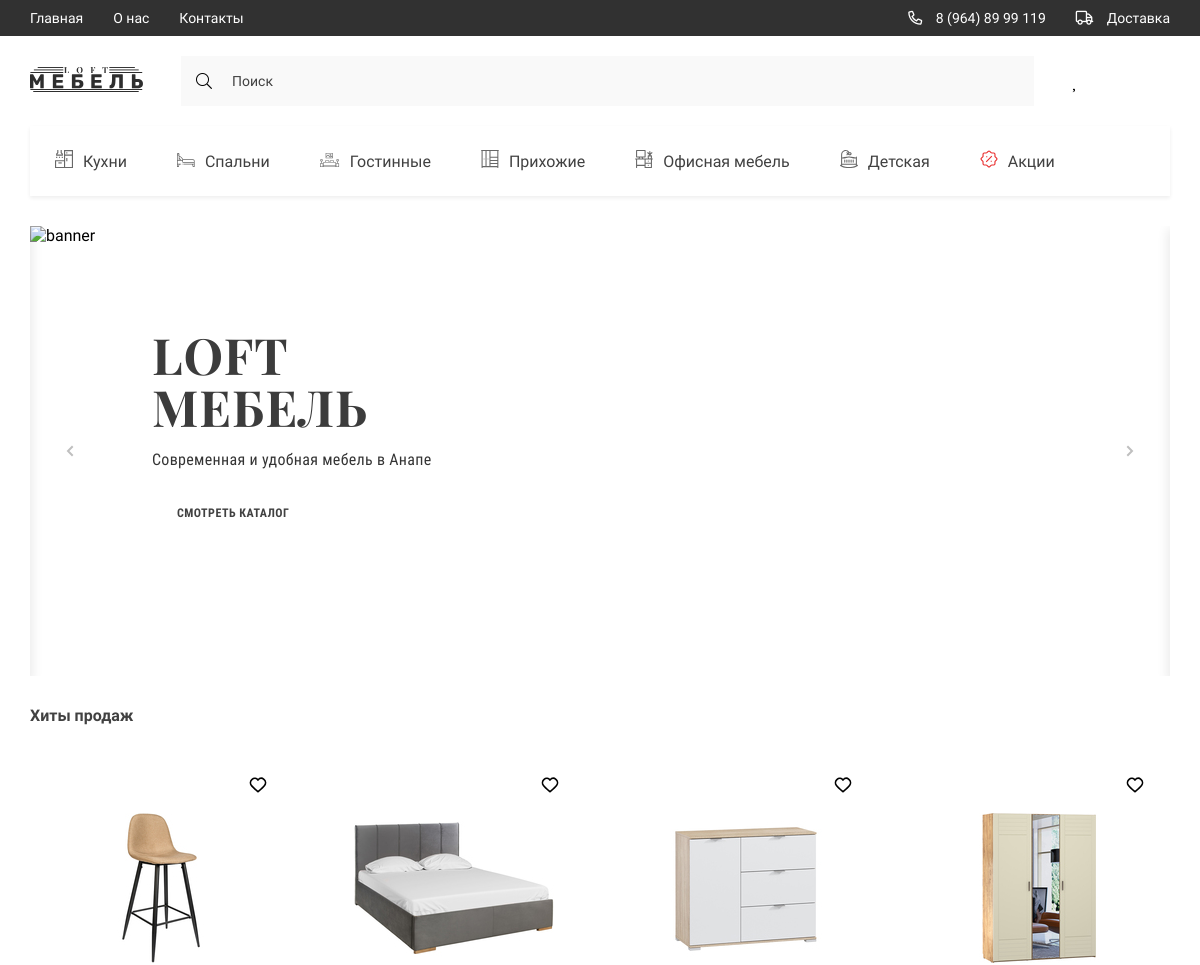
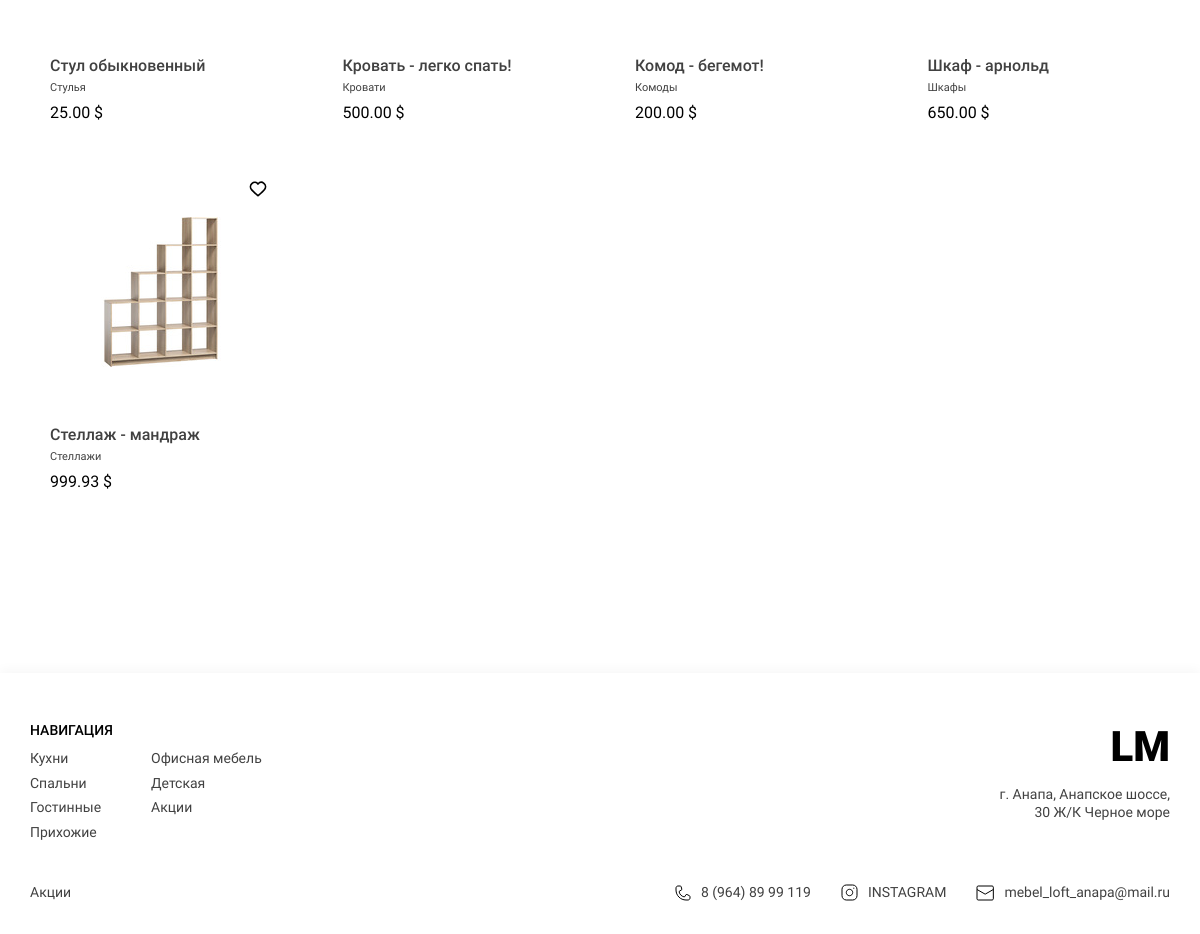
The page / on the database its author committed (2 pictures, top to bottom).
### products/models.py (models this page shows, shortened)
class Subcategory(models.Model):
    name = models.CharField(max_length=150, unique=True)
    icon = models.FileField(upload_to='icons', null=True, blank=True)

class Products(models.Model):
    product_name = models.CharField(max_length=150)
    description = models.TextField()
    price = models.DecimalField(max_digits=6, decimal_places=2)
    quantity = models.PositiveIntegerField(default=0)
    characteristic = models.TextField()
    rating = models.PositiveIntegerField(default=0)
    length = models.CharField(max_length=20, default=0)
    width = models.CharField(max_length=20, default=0)
    height = models.CharField(max_length=20, default=0)
    main_foto = models.ImageField(upload_to='main_product_images', null=True, blank=True)
    category = models.ForeignKey(to=Categories, on_delete=models.CASCADE)

class Categories(models.Model):
    name = models.CharField(max_length=50, unique=True)
    recommended_place_of_using = models.CharField(max_length=50)
    sub_category = models.ManyToManyField(Subcategory)
    def __str__(self):
        return self.name

### products/views.py (the view)
# urls.py: path('', index, name='index'),
def index(request, category_id=None):
    if category_id:
        category_list = Categories.objects.filter(sub_category=category_id)
        product = []
        for category in category_list:
            product_list = Products.objects.filter(category=category)
            for i in product_list:
                if i != None:
                    product.append(i)
    else:
        product = Products.objects.all()
    subcategories = Subcategory.objects.all()
    sub_1 = subcategories[0:4]
    sub_2 = subcategories[4:7]
    sub_3 = subcategories[6]
    context = {
        'title': 'Store',
        'products': product,
        'subcategories': subcategories,
        'sub_1': sub_1,
        'sub_2': sub_2,
        'sub_3': sub_3
    }
    return render(request, 'main_index.html', context)

### products/templates/main_index.html (shortened to what this page needs)
{% extends 'base.html' %}
{% load static %}
{% block categories %}
{% for k in subcategories %}
<li>
    <a href="{% url 'products:filter' k.id %}" class="header__list-links">
        <span class="header__list-img">
            <img src="{{ k.icon.url }}" alt="icons">
        </span>
        {{ k.name }}
    </a>
</li>
{% endfor %}
{% endblock %}
{% block slider %}
<div class="slider" data-infinity="true">
    <div class="sliderLines">
        <div class="slider__item">
            <img src="{% static 'assets/images/banner-1.png' %}" alt="banner" class="slider__img">
            <div class="slider__item-content">
                <h2 class="slider__item-title">loft мебель</h2>
                <p class="slider__item-descr">
                    Современная и удобная мебель в Анапе
                </p>
                <a href="#!" class="slider__item-button">СМОТРЕТЬ КАТАЛОГ</a>
            </div>
        </div>
    </div>
    <div class="slider__btns">
        <button class="btn__prev">
            <img src="{% static 'assets/icons/arrow.svg' %}" alt="arrow">
        </button>
        <button class="btn__next">
            <img src="{% static 'assets/icons/arrow.svg' %}" alt="arrow">
        </button>
    </div>
</div>
{% endblock %}
{% block main %}
<main class="main">
    <div class="container">
        <section class="products">
            <h2 class="products__title">Хиты продаж</h2>
            <div class="products__content">
                {% if products %}
                {% for product in products %}
                <div class="products__item">
                    {% if request.user.is_authenticated %}
                    <a href="{% url 'products:add_favourite' product.id %}" data-id="{{ product.id }}"
                       class="products__item-flex">
                        <svg width="20px" height="20px" viewBox="0 0 24 24" fill="none"
                             xmlns="http://www.w3.org/2000/svg">
                            <path fill-rule="evenodd" clip-rule="evenodd"
                                  d="M12 6.00019C10.2006 3.90317 7.19377 3.2551 4.93923 5.17534C2.68468 7.09558 2.36727 10.3061 4.13778 12.5772C5.60984 14.4654 10.0648 18.4479 11.5249 19.7369C11.6882 19.8811 11.7699 19.9532 11.8652 19.9815C11.9483 20.0062 12.0393 20.0062 12.1225 19.9815C12.2178 19.9532 12.2994 19.8811 12.4628 19.7369C13.9229 18.4479 18.3778 14.4654 19.8499 12.5772C21.6204 10.3061 21.3417 7.07538 19.0484 5.17534C16.7551 3.2753 13.7994 3.90317 12 6.00019Z"
                                  stroke="#000000" stroke-width="2" stroke-linecap="round" stroke-linejoin="round"/>
                        </svg>
                    </a>
                    {% else %}
                    <a href="{% url 'users:registration' %}" data-id="{{ product.id }}"
                       class="products__item-flex">
                    </a>
                    {% endif %}
                    <a href="{% url 'products:product_info' product.id %}"> <img src="{{ product.main_foto.url }}" alt=""
                                                   class="products__item-img"></a>
                    <div class="products__item-text">
                        <h3 class="products__item-title">{{ product.product_name }}</h3>
                        <div class="products__item-desrc">{{ product.category }}</div>
                        <div class="products__item-price">{{ product.price }} $</div>
                    </div>
                </div>
                {% endfor %}
                {% endif %}
            </div>
        </section>
    </div>
</main>
{% endblock %}
{% block li_1 %}
{% for i in sub_1 %}
<li><a href="{% url 'products:filter' i.id %}" class="footer__navigate-links">{{ i.name }}</a></li>
{% endfor %}
{% endblock %}
{% block li_2 %}
{% for i in sub_2 %}
<li><a href="{% url 'products:filter' i.id %}" class="footer__navigate-links">{{ i.name }}</a></li>
{% endfor %}
{% endblock %}
{% block li_3 %}
<li><a href="{% url 'products:filter' sub_3.id %}" class="footer__navigate-links">{{ sub_3.name }}</a></li>
{% endblock %}

### static/style/style.css (style rules this page uses)
:root { --containerWidth: 1140px; --primaryColor: #414141; --primaryFont: 'Roboto'; --mainColor: #245462; }
* { padding: 0; margin: 0; box-sizing: border-box; text-decoration: none; list-style: none; font-family: var(--primaryFont); }
.container { width: 100%; max-width: calc(var(--containerWidth) + 30px); margin: 0 auto; padding: 0 15px; }
.header__list-links { padding: 24px 25px; display: flex; justify-content: center; align-items: center; height: 70px; transition: background .3s linear, color .3s linear; width: max-content; font-family: 'Roboto'; font-size: 16px; line-height: 19px; color: #414141; }
.header__list-links img { margin-right: 10px; min-width: 18px; transition: filter .3s linear; }
.slider { position: relative; height: 450px; display: flex; flex-direction: column; overflow: hidden; }
.sliderLines { flex-grow: 1; height: 100%; position: relative; overflow: hidden; }
.slider__img { width: 100%; height: 100%; object-fit: cover; }
.slider__item { box-shadow: 0px 5px 11px 2px rgba(0, 0, 0, 0.09); }
.slider__item-content { position: absolute; width: 100%; height: 100%; display: flex; flex-direction: column; align-items: start; left: 0; top: 0; padding-top: 9.01%; padding-left: 10.7%; }
.slider__btns { position: absolute; width: 100%; padding: 0 25px; left: 0; top: 50%; transform: translateY(-50%); display: flex; justify-content: space-between; align-items: center; }
.slider__btns>button { outline: none; border: none; width: 30px; height: 30px; background: white; display: flex; justify-content: center; align-items: center; }
.slider__btns img { filter: opacity(.5) invert(0.5); }
.btn__next { transform: rotate(180deg); z-index: 30; }
.slider__item-title { font-family: 'PlayfairDisplay'; font-weight: bold; font-size: 50px; line-height: 105.3%; letter-spacing: 0.02em; text-transform: uppercase; color: #3C3C3C; width: 100%; max-width: 216px; }
.slider__item-descr { font-family: 'RobotoCondensed'; font-size: 16px; line-height: 140.8%; letter-spacing: 0.02em; color: #343434; margin: 15px 0 20px; }
.slider__item-button { display: flex; width: max-content; color: var(--primaryColor); padding: 14px 25px; background: #fff; text-transform: uppercase; font-weight: bold; font-size: 12px; line-height: 140.8%; font-family: 'RobotoCondensed'; letter-spacing: 0.04em; }
.main { width: 100%; flex-grow: 1; padding-bottom: 150px; }
.products { width: 100%; display: flex; flex-direction: column; margin-top: 30px; }
.products__title { font-size: 16px; line-height: 19px; color: #414141; margin-bottom: 35px; }
.products__content { width: 100%; display: grid; grid-template-columns: repeat(4, minmax(137.67px, 263px)); column-gap: 30px; row-gap: 10px; }
.products__item { display: flex; justify-content: center; flex-direction: column; align-items: center; padding: 53px 20px 32px; transition: transform .3s linear; position: relative; }
.products__item-text { width: 100%; margin-top: 54px; }
.products__item-title { font-weight: 500; font-size: 16px; line-height: 19px; color: #414141; }
.products__item-desrc { font-size: 11px; line-height: 13px; color: #414141; margin: 6px 0 9px; }
.products__item-img { width: 100%; }
.footer__navigate-links { font-size: 14px; line-height: 126.69%; color: #414141; display: block; margin-bottom: 7.24px; transition: color .3s linear; }
.footer__navigate-list._short .footer__navigate-links { margin: 0 30px 0 0; }
.footer__navigate-list._short li:last-child .footer__navigate-links { margin: 0; }
.products__item-flex { position: absolute; top: 15px; right: 15px; width: 30px; height: 30px; display: flex; align-items: center; justify-items: center; }

### products/templates/main_index.html (style rules this page uses)
.products__item-flex { display: block; margin-left: auto; }

### rows shown on the page
Subcategory: icon (picture), name "Кухни"
Subcategory: icon (picture), name "Спальни"
Subcategory: icon (picture), name "Гостинные"
Subcategory: icon (picture), name "Прихожие"
Subcategory: icon (picture), name "Офисная мебель"
Subcategory: icon (picture), name "Детская"
Subcategory: icon (picture), name "Акции"
Products: main_foto (picture), product_name "Стул обыкновенный", category "Стулья", price "25.00"
Products: main_foto (picture), product_name "Кровать - легко спать!", category "Кровати", price "500.00"
Products: main_foto (picture), product_name "Комод - бегемот!", category "Комоды", price "200.00"
Products: main_foto (picture), product_name "Шкаф - арнольд", category "Шкафы", price "650.00"
Products: main_foto (picture), product_name "Стеллаж - мандраж", category "Стеллажи", price "999.93"
